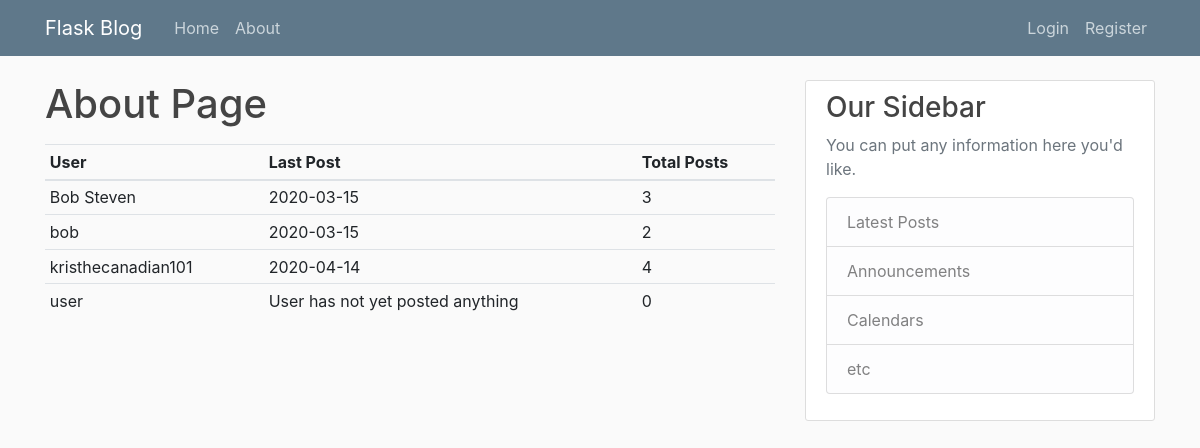
/about, run on the app's committed database.
### app/models.py (models this page shows, shortened)
class User(db.Model, UserMixin):
    id = db.Column(db.Integer, primary_key=True)
    username = db.Column(db.String(20), unique=True, nullable=False)
    email = db.Column(db.String(120), unique=True, nullable=False)
    image_file = db.Column(db.String(20), nullable=False, default='userimage.png')
    password = db.Column(db.String(60), nullable=False)
    posts = db.relationship('Post', backref='author', lazy=True)

class Post(db.Model):
    id = db.Column(db.Integer, primary_key=True)
    title = db.Column(db.String(100), nullable=False)
    date_posted = db.Column(db.DateTime, nullable=False, default=datetime.utcnow)
    content = db.Column(db.Text, nullable=False)
    user_id = db.Column(db.Integer, db.ForeignKey('user.id'), nullable=False)

### app/main/routes.py (the view)
@main.route('/about')
def about():
    users = User.query.order_by(User.username)
    posts = []
    count = []
    for user in users:
        q = Post.query.filter_by(author=user).order_by(Post.date_posted.desc())
        posts.append(q.first())
        count.append(q.count())
    return render_template('about.html', title='About', users=users, posts=posts, count=count)

### app/templates/about.html
{% extends 'base.html' %}
{% block content %}
    <h1>About Page</h1>
<div class="mt-3">
 <table class="table table-sm">
  <thead>
    <tr>
      <th scope="col">User</th>
      <th scope="col">Last Post</th>
      <th scope="col">Total Posts</th>
    </tr>
  </thead>
  <tbody>
  {% for i in range(posts|length)%}
      <tr>
      <td> {{ users[i].username }} </td>
          {% if posts[i] != None%}
      <td> {{ posts[i].date_posted.strftime('%Y-%m-%d') }} </td>
              {% else %}
              <td>User has not yet posted anything</td>
          {% endif %}
      <td>{{ count[i] }}</td>
      </tr>
  {% endfor %}
  </tbody>
</table>
</div>
{% endblock %}

### app/static/main.css (style rules this page uses)
body { background: #fafafa; color: #333333; margin-top: 5rem; }
h1, h2, h3, h4, h5, h6 { color: #444444; }

### data on the page
User: username "Bob Steven"
Post: date_posted "2020-03-15"
User: username "bob"
Post: date_posted "2020-03-15"
User: username "kristhecanadian101"
Post: date_posted "2020-04-14"
User: username "user"

### other printed values
{{ count[i] }} "3" "2" "4" "0"
